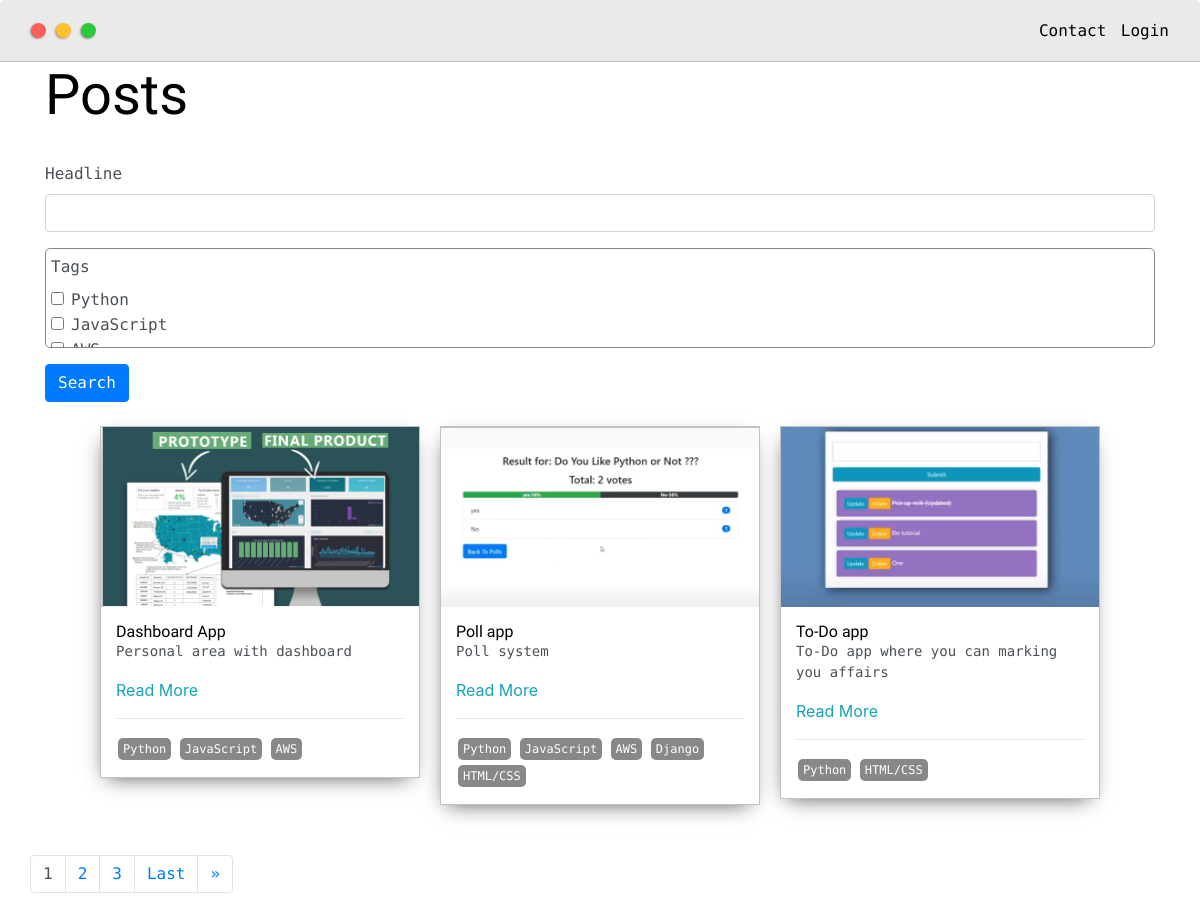
/posts/, run on the app's committed database.
### base/models.py (models this page shows, shortened)
class Post(models.Model):
	headline = models.CharField(max_length=300, null=True)
	sub_headline = models.CharField(max_length=500, null=True)
	picture = models.ImageField(null=True, upload_to='images', default='default.png')
	tags = models.ManyToManyField(Tag, null=True, blank=True)
	body = RichTextUploadingField(null=True, blank=True)
	@property
	def get_image(self):
		url = ''
		try:
			url = self.picture.url
		except:
			url = ''
		return url

class Tag(models.Model):
	name = models.CharField(max_length=100, null=True)
	def __str__(self):
		return self.name

### base/views.py (the view)
# urls.py: path('posts/', views.posts, name='posts'),
def posts(request):
	posts = Post.objects.all()
	myFilter = PostFilter(request.GET, queryset=posts)
	posts = myFilter.qs
	page = request.GET.get('page')
	paginator = Paginator(posts, 3)
	try:
		posts = paginator.page(page)
	except PageNotAnInteger:
		posts = paginator.page(1)
	except EmptyPage:
		posts = paginator.page(paginator.num_pages)
	context = {'posts':posts, 'myFilter':myFilter}
	return render(request, 'posts.html', context)

### templates/posts.html (shortened to what this page needs)
{% extends 'main.html' %}
{% load crispy_forms_tags %}
{% block content %}
<div class="container">
	<h1>Posts</h1>
	<br>
	<form method="get">
		{{myFilter.form|crispy}}
		<input class="btn btn-primary" type="submit" value="Search">
	</form>
	<br>
	<div class="post-wrapper">
	{% for post in posts %}
	<div>
		<div class="post">
			<img class="thumbnail" src="{{post.get_image}}">
			<div class="post-preview">
				<h6 class="post-title">{{post.headline}}</h6>
				<p class="post-text">{{post.sub_headline}}</p>
				<a href="{% url 'post_detail' post.headline %}">Read More</a>
				<hr>
				{% for tag in post.tags.all %}
					<span class="tag">{{tag}}</span>
				{% endfor %}
			</div>
		</div>
	</div>
	{% empty %}
		<h3>Posts not found...</h3>
	{% endfor %}
	</div>
	<div class="row">
		{% if posts.has_other_pages %}
			<ul class="pagination">
				{% for i in posts.paginator.page_range %}
					{% if posts.number == i %}
						<li class="page-item"><a class="active page-link">{{i}}</a></li>
					{% else %}
						<li class="page-item"><a data-page="{{i}}" href="?page={{i}}" class="page-link">{{i}}</a></li>
					{% endif %}
				{% endfor %}
				{% if posts.has_next %}
					<li class="page-item"><a data-page="{{posts.paginator.num_pages}}" href="?page={{posts.paginator.num_pages}}" class="page-link">Last</a></li>
					<li class="page-item"><a data-page="{{posts.next_page_number}}" href="?page={{posts.next_page_number}}" class="page-link">&raquo</a></li>
				{% endif %}
			</ul>
		{% endif %}
	</div>
</div>
{% endblock %}

### static/css/default.css (style rules this page uses)
:root { --mainColor:#eaeaea; --secondaryColor:#fff; --borderColor:#c1c1c1; --mainText:black; --secondaryText:#4b5156; --themeDotBorder:#24292e; --previewBg:rgb(251,249,243,0.8); --previewShadow:#f0ead6; --btnColor: black; }
html, body { padding: 0; margin: 0; }
body * { transition: 0.4s; }
h1, h2, h3, h4, h5, h6, strong { color: var(--mainText); font-family: 'Russo One', sans-serif; font-weight: 500; }
li, span, label, input, p, textarea { color: var(--secondaryText); font-family: 'Roboto Mono', monospace; }
h1 { font-size: 56px; }
h6 { font-size: 16px; }
a { text-decoration: none; color: #17a2b8; }
ul { list-style: none; }
.container { width: 1200px; margin: 0 auto; }
.post-wrapper { display: grid; grid-template-columns: repeat(auto-fit, 320px); gap: 20px; justify-content: center; padding-bottom: 50px; }
.post { border: 1px solid var(--borderColor); -webkit-box-shadow: -2px 7px 21px -9px rgba(0,0,0,0.75); -moz-box-shadow: -2px 7px 21px -9px rgba(0,0,0,0.75); box-shadow: -2px 7px 21px -9px rgba(0,0,0,0.75); }
.post-preview { background-color: #fff; padding: 15px; }
.post-title { color: black; margin: 0; }
.post-text { color: #4b5156; font-size: 14px; }
.thumbnail { display: block; width: 100%; height: 180px; object-fit: cover; }
.tag { display:inline-block; color:#fff; background-color: #888; border-radius: 5px; margin: 2px; padding: 2px 5px; font-size: 12px; }
@media screen and (max-width: 1200px) { .container { width: 95%; } }

### templates/posts.html (style rules this page uses)
#div_id_tags, #id_tags { overflow-y: scroll; max-height: 100px; border-radius: 5px; padding: 5px; border:1px solid #888; }

### data on the page
Post: get_image (picture), headline "Dashboard App", sub_headline "Personal area with dashboard"
Tag: name "Python"
Tag: name "JavaScript"
Tag: name "AWS"
Post: get_image (picture), headline "Poll app", sub_headline "Poll system"
Tag: name "Django"
Tag: name "HTML/CSS"
Post: get_image (picture), headline "To-Do app", sub_headline "To-Do app where you can marking you affairs"

### other printed values
{{ i }} "1"
{{ i }} "2" "3"
